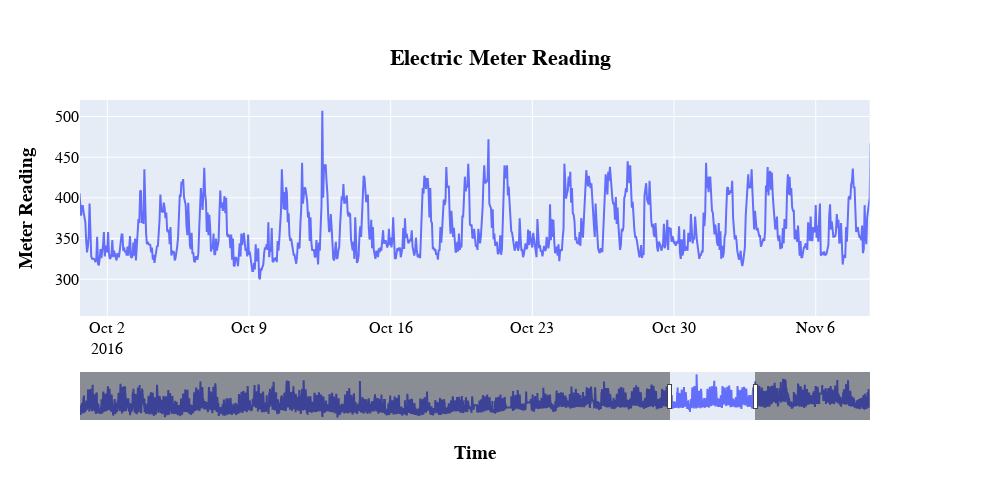

Notebook code cell kept with this figure:
### Markdown cell above
### Impute zero values

### Code cell
elec_consumption['meter_reading'].replace(to_replace=0, method='ffill', inplace=True)
# ax = sns.boxplot(x=elec_consumption["meter_reading"])
# Make subplot figure 
fig = make_subplots(specs=[[{"secondary_y": True}]])
fig.add_trace(go.Scatter(x=elec_consumption.index,
                         y=elec_consumption['meter_reading'],
                         name="Actual")) #line_color='lightblue'
fig.update_layout(xaxis_rangeslider_visible=True)
fig.update_layout(width=1000, height=500,
                      title= {'text': "<b>Electric Meter Reading<b>", 'y':0.9, 'x':0.5, 'xanchor': 'center', 'yanchor': 'top'},
                      xaxis_title="<b>Time<b>",
                      yaxis_title="<b>Meter Reading<b>",
                      font=dict(family="Courier New, monospace", size=16, color='black'))
fig.show()

### Figure 1 — Plotly figure (JSON) as saved in the notebook; plotly's stock layout.template omitted (floating-point values rounded to 4 significant figures; data arrays with more than 128 entries replaced by an {"elided": "..."} marker saying what was removed)
{"data": [{"name": "Actual", "type": "scatter", "x": {"elided": "8784 str values"}, "y": {"elided": "8784 int values"}}], "layout": {"font": {"color": "black", "family": "Courier New, monospace", "size": 16}, "height": 500, "title": {"text": "<b>Electric Meter Reading<b>", "x": 0.5, "xanchor": "center", "y": 0.9, "yanchor": "top"}, "width": 1000, "xaxis": {"anchor": "y", "autorange": false, "domain": [0, 0.94], "range": ["2016-09-30 15:40:26.2859", "2016-11-08 15:53:02.14"], "rangeslider": {"autorange": true, "range": ["2016-01-01", "2016-12-31 23:00"], "visible": true, "yaxis": {"_template": null, "rangemode": "match"}}, "title": {"text": "<b>Time<b>"}, "type": "date"}, "yaxis": {"anchor": "x", "autorange": true, "domain": [0, 1], "range": [254.7, 520.3], "title": {"text": "<b>Meter Reading<b>"}, "type": "linear"}, "yaxis2": {"anchor": "x", "overlaying": "y", "side": "right"}}}
